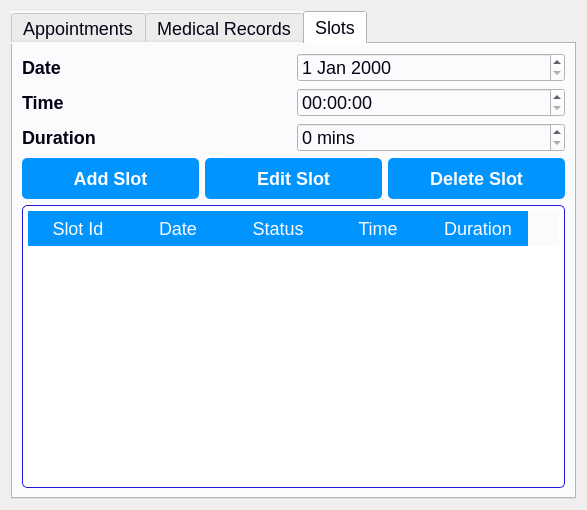
<?xml version="1.0" encoding="UTF-8"?>
<ui version="4.0">
 <class>DoctorWindow</class>
 <widget class="QDialog" name="DoctorWindow">
  <property name="geometry">
   <rect>
    <x>0</x>
    <y>0</y>
    <width>587</width>
    <height>510</height>
   </rect>
  </property>
  <property name="windowTitle">
   <string>Doctor Window</string>
  </property>
  <layout class="QVBoxLayout" name="verticalLayout">
   <item>
    <widget class="QTabWidget" name="tabWidget">
     <property name="styleSheet">
      <string notr="true">/* General Styles */
QWidget {
    background-color: #fbfbfe;
    font-family: 'Segoe UI', Tahoma, Geneva, Verdana, sans-serif;
    font-size: 18px;
    color: #050315;
}

/* QLabel Styles */
QLabel {
    color: #050315;
    font-size: 18px;
    font-weight: bold;
}

/* QLineEdit Styles */
QLineEdit {
    background-color: #dedcff;
    border: 1px solid #2118d8;
    border-radius: 5px;
    padding: 5px;
    font-size: 18px;
    color: #050315;
}

/* QTextEdit Styles */
QTextEdit {
    background-color: #dedcff;
    border: 4px solid #2118d8;
    border-radius: 5px;
    padding: 5px;
    font-size: 18px;
    color: #050315;
}

/* QTableWidget Styles */
QTableWidget {
    background-color: #ffffff;
    border: 1px solid #2118d8;
    border-radius: 5px;
    padding: 5px;
    font-size: 18px;
    color: #050315;
    gridline-color: #2118d8;
}

QHeaderView::section {
    background-color: #0094ff;
    color: #fbfbfe;
    padding: 5px;
    border: none;
}

/* QPushButton Styles */
QPushButton {
    background-color: #0094ff;
    color: #fbfbfe;
    border: none;
    border-radius: 5px;
    padding: 10px 20px;
    font-size: 18px;
    font-weight: bold;
}

QPushButton:hover {
    background-color: #433bff;
}

QPushButton:pressed {
    background-color: #2118d8;
    padding-left: 15px;
    padding-top: 15px;
}

/* Specific Button Styles */
QPushButton#addAppointmentButton,
QPushButton#editAppointmentButton,
QPushButton#deleteAppointmentButton,
QPushButton#addRecordButton,
QPushButton#editRecordButton,
QPushButton#deleteRecordButton,
QPushButton#addSlotButton,
QPushButton#editSlotButton,
QPushButton#deleteSlotButton {
    background-color: #0094ff;
    color: #fbfbfe;
}

QPushButton#addAppointmentButton:hover,
QPushButton#editAppointmentButton:hover,
QPushButton#deleteAppointmentButton:hover,
QPushButton#addRecordButton:hover,
QPushButton#editRecordButton:hover,
QPushButton#deleteRecordButton:hover,
QPushButton#addSlotButton:hover,
QPushButton#editSlotButton:hover,
QPushButton#deleteSlotButton:hover {
    background-color: #433bff;
}

QPushButton#addAppointmentButton:pressed,
QPushButton#editAppointmentButton:pressed,
QPushButton#deleteAppointmentButton:pressed,
QPushButton#addRecordButton:pressed,
QPushButton#editRecordButton:pressed,
QPushButton#deleteRecordButton:pressed,
QPushButton#addSlotButton:pressed,
QPushButton#editSlotButton:pressed,
QPushButton#deleteSlotButton:pressed {
    background-color: #2118d8;
    padding-left: 15px;
    padding-top: 15px;
}
</string>
     </property>
     <property name="currentIndex">
      <number>2</number>
     </property>
     <widget class="QWidget" name="appointmentsTab">
      <attribute name="title">
       <string>Appointments</string>
      </attribute>
      <layout class="QVBoxLayout" name="verticalLayout_2">
       <item>
        <widget class="QTableWidget" name="tableWidget">
         <property name="columnCount">
          <number>3</number>
         </property>
         <column>
          <property name="text">
           <string>Slot Id</string>
          </property>
         </column>
         <column>
          <property name="text">
           <string>Patient Name</string>
          </property>
         </column>
         <column>
          <property name="text">
           <string>Contact Number</string>
          </property>
         </column>
        </widget>
       </item>
       <item>
        <layout class="QHBoxLayout" name="buttonsLayout">
         <item>
          <widget class="QPushButton" name="deleteAppointmentButton">
           <property name="text">
            <string>Cancel Appointment</string>
           </property>
          </widget>
         </item>
        </layout>
       </item>
      </layout>
     </widget>
     <widget class="QWidget" name="medicalRecordsTab">
      <attribute name="title">
       <string>Medical Records</string>
      </attribute>
      <layout class="QVBoxLayout" name="verticalLayout_3">
       <item>
        <widget class="QLineEdit" name="searchBar">
         <property name="placeholderText">
          <string>Search Patient</string>
         </property>
        </widget>
       </item>
       <item>
        <widget class="QTableWidget" name="tableWidget_3">
         <property name="columnCount">
          <number>4</number>
         </property>
         <column>
          <property name="text">
           <string>Patient Name</string>
          </property>
         </column>
         <column>
          <property name="text">
           <string>Medical History</string>
          </property>
         </column>
         <column>
          <property name="text">
           <string>Current Medication</string>
          </property>
         </column>
         <column>
          <property name="text">
           <string>Notes</string>
          </property>
         </column>
        </widget>
       </item>
       <item>
        <layout class="QHBoxLayout" name="buttonsLayout2"/>
       </item>
      </layout>
     </widget>
     <widget class="QWidget" name="slotsTab">
      <attribute name="title">
       <string>Slots</string>
      </attribute>
      <layout class="QVBoxLayout" name="verticalLayout_4">
       <item>
        <layout class="QHBoxLayout" name="slotDetailsLayout">
         <item>
          <widget class="QLabel" name="slotDateLabel">
           <property name="text">
            <string>Date</string>
           </property>
          </widget>
         </item>
         <item>
          <widget class="QDateEdit" name="slotDateEdit"/>
         </item>
        </layout>
       </item>
       <item>
        <layout class="QHBoxLayout" name="slotTimeLayout">
         <item>
          <widget class="QLabel" name="slotTimeLabel">
           <property name="text">
            <string>Time</string>
           </property>
          </widget>
         </item>
         <item>
          <widget class="QTimeEdit" name="slotTimeEdit"/>
         </item>
        </layout>
       </item>
       <item>
        <layout class="QHBoxLayout" name="slotDurationLayout">
         <item>
          <widget class="QLabel" name="slotDurationLabel">
           <property name="text">
            <string>Duration</string>
           </property>
          </widget>
         </item>
         <item>
          <widget class="QSpinBox" name="slotDurationSpinBox">
           <property name="suffix">
            <string> mins</string>
           </property>
          </widget>
         </item>
        </layout>
       </item>
       <item>
        <layout class="QHBoxLayout" name="slotButtonsLayout">
         <item>
          <widget class="QPushButton" name="addSlotButton">
           <property name="text">
            <string>Add Slot</string>
           </property>
          </widget>
         </item>
         <item>
          <widget class="QPushButton" name="editSlotButton">
           <property name="text">
            <string>Edit Slot</string>
           </property>
          </widget>
         </item>
         <item>
          <widget class="QPushButton" name="deleteSlotButton">
           <property name="text">
            <string>Delete Slot</string>
           </property>
          </widget>
         </item>
        </layout>
       </item>
       <item>
        <widget class="QTableWidget" name="tableWidget_2">
         <property name="columnCount">
          <number>5</number>
         </property>
         <column>
          <property name="text">
           <string>Slot Id</string>
          </property>
         </column>
         <column>
          <property name="text">
           <string>Date</string>
          </property>
         </column>
         <column>
          <property name="text">
           <string>Status</string>
          </property>
         </column>
         <column>
          <property name="text">
           <string>Time</string>
          </property>
         </column>
         <column>
          <property name="text">
           <string>Duration</string>
          </property>
         </column>
        </widget>
       </item>
      </layout>
     </widget>
    </widget>
   </item>
  </layout>
 </widget>
 <resources/>
 <connections/>
</ui>
